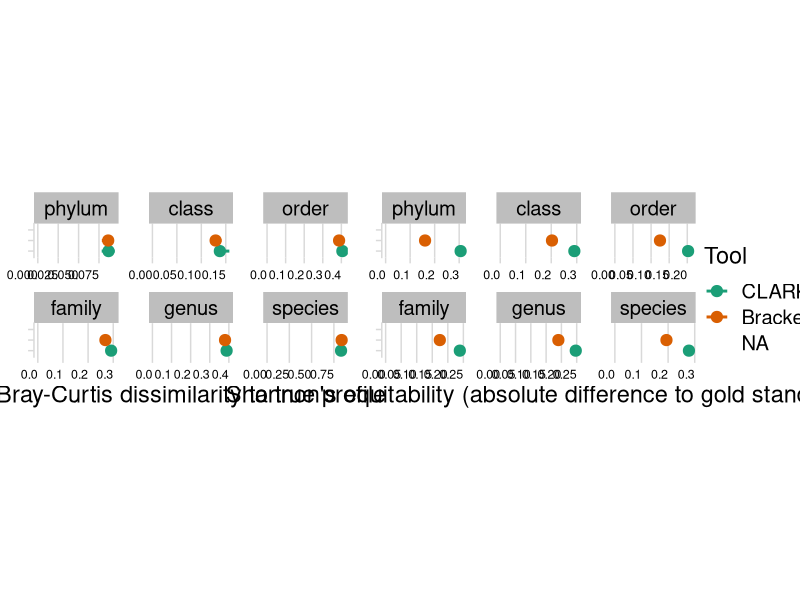

Write R code to recreate this figure. (Note: this script raises an error after producing the figure.)
require(ggplot2)
require(readr)
require(cowplot)
require(dplyr)

pm <- read_tsv("../results/all_tools-profiling_evaluation-CAMI1_hc.tsv")
pm <- pm %>% filter(metric == "Bray-Curtis distance" | metric == "Shannon equitability")
pm <- pm %>% filter(rank != "superkingdom")  %>% filter(rank != "strain")
pm <- pm %>%
  group_by(sample, metric) %>%
  mutate(dvalue = abs(value - value[tool == "Gold standard"]))
pm <- pm %>% filter(tool != "Gold standard")
pm$rank <- factor(
  pm$rank,
  levels = c("phylum", "class", "order", "family", "genus", "species")
)
pm$tool <- factor(
  pm$tool,
  levels = c("CLARK", "CONSULT-II", "Bracken")
)
pm <- pm %>%
  group_by(rank, tool, metric) %>%
  summarise(lower = min(dvalue), upper = max(dvalue), p = mean(dvalue))

bc_plot <- ggplot(pm %>% filter(metric == "Bray-Curtis distance"), mapping = aes(x = p, y = tool, color = tool)) +
  geom_pointrange(size = 0.7, linewidth = 1, mapping = aes(xmin = lower, xmax = upper)) +
  facet_wrap(vars(rank), scales = "free_x") +
  xlim(0, NA) +
  theme_minimal_vgrid(font_size = 17) +
  labs(color = "Tool", y = "", x = "Bray-Curtis dissimilarity to true profile") +
  scale_colour_brewer(palette = "Dark2") +
  theme(strip.background = element_rect(fill = "gray")) +
  theme(axis.text.y = element_blank(), axis.text.x = element_text(vjust = 0.5, hjust = 1, size=9)) +
  theme(aspect.ratio = 0.4, panel.spacing.x = unit(1.5, "lines")) +
  theme(plot.margin = unit(c(0, 0, 0, 0), "cm"))

se_plot <- ggplot(pm %>% filter(metric == "Shannon equitability"), mapping = aes(x = p, y = tool, color = tool)) +
  geom_pointrange(size =  0.7, linewidth = 1, mapping = aes(xmin = lower, xmax = upper)) +
  facet_wrap(vars(rank), scales = "free_x") +
  xlim(0, NA) +
  theme_minimal_vgrid(font_size = 17) +
  labs(color = "Tool", y = "", x = "Shannon's equitability (absolute difference to gold standard)") +
  scale_colour_brewer(palette = "Dark2") +
  theme(strip.background = element_rect(fill = "gray")) +
  theme(axis.text.y = element_blank(), axis.text.x = element_text(vjust = 0.5, hjust = 1, size=9)) +
  theme(aspect.ratio = 0.4, panel.spacing.x = unit(1.5, "lines")) +
  theme(plot.margin = unit(c(0, 0, 0, 0), "mm"))

prow <- plot_grid(
  bc_plot + theme(legend.position = "none"),
  se_plot + theme(legend.position = "none"),
  ncol = 2,
  rel_heights = c(1, 1),
  vjust = 5,
  hjust = 5
)
legend <- get_legend(
  # create some space to the left of the legend
  se_plot + theme(legend.box.margin = margin(0, 0, 0, 12))
)
plot_grid(prow, legend, rel_widths = c(3, .45))

ggsave2("../figures/profiling_tool_comparison.pdf", width = 13.5, height = 4)